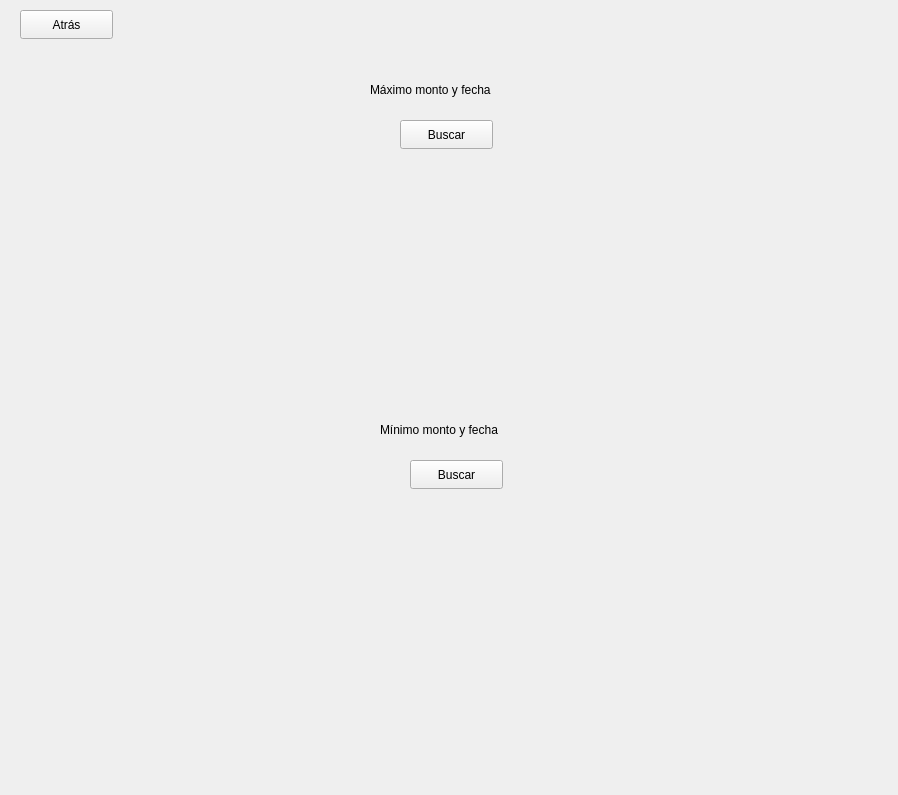
<?xml version="1.0" encoding="UTF-8"?>
<ui version="4.0">
 <class>Max_Min</class>
 <widget class="QWidget" name="Max_Min">
  <property name="geometry">
   <rect>
    <x>0</x>
    <y>0</y>
    <width>898</width>
    <height>795</height>
   </rect>
  </property>
  <property name="windowTitle">
   <string>Form</string>
  </property>
  <widget class="QLabel" name="label">
   <property name="geometry">
    <rect>
     <x>370</x>
     <y>80</y>
     <width>181</width>
     <height>20</height>
    </rect>
   </property>
   <property name="text">
    <string>Máximo monto y fecha</string>
   </property>
  </widget>
  <widget class="QLabel" name="label_2">
   <property name="geometry">
    <rect>
     <x>380</x>
     <y>420</y>
     <width>161</width>
     <height>20</height>
    </rect>
   </property>
   <property name="text">
    <string>Mínimo monto y fecha</string>
   </property>
  </widget>
  <widget class="QPushButton" name="btn_atras">
   <property name="geometry">
    <rect>
     <x>20</x>
     <y>10</y>
     <width>93</width>
     <height>29</height>
    </rect>
   </property>
   <property name="text">
    <string>Atrás</string>
   </property>
  </widget>
  <widget class="QPushButton" name="btn_maximo">
   <property name="geometry">
    <rect>
     <x>400</x>
     <y>120</y>
     <width>93</width>
     <height>29</height>
    </rect>
   </property>
   <property name="text">
    <string>Buscar</string>
   </property>
  </widget>
  <widget class="QPushButton" name="btn_minimo">
   <property name="geometry">
    <rect>
     <x>410</x>
     <y>460</y>
     <width>93</width>
     <height>29</height>
    </rect>
   </property>
   <property name="text">
    <string>Buscar</string>
   </property>
  </widget>
  <widget class="QLabel" name="resultado_max">
   <property name="geometry">
    <rect>
     <x>300</x>
     <y>170</y>
     <width>321</width>
     <height>221</height>
    </rect>
   </property>
   <property name="text">
    <string/>
   </property>
   <property name="alignment">
    <set>Qt::AlignCenter</set>
   </property>
  </widget>
  <widget class="QLabel" name="resultado_min">
   <property name="geometry">
    <rect>
     <x>260</x>
     <y>510</y>
     <width>391</width>
     <height>281</height>
    </rect>
   </property>
   <property name="text">
    <string/>
   </property>
   <property name="alignment">
    <set>Qt::AlignHCenter|Qt::AlignTop</set>
   </property>
  </widget>
 </widget>
 <resources/>
 <connections/>
</ui>
